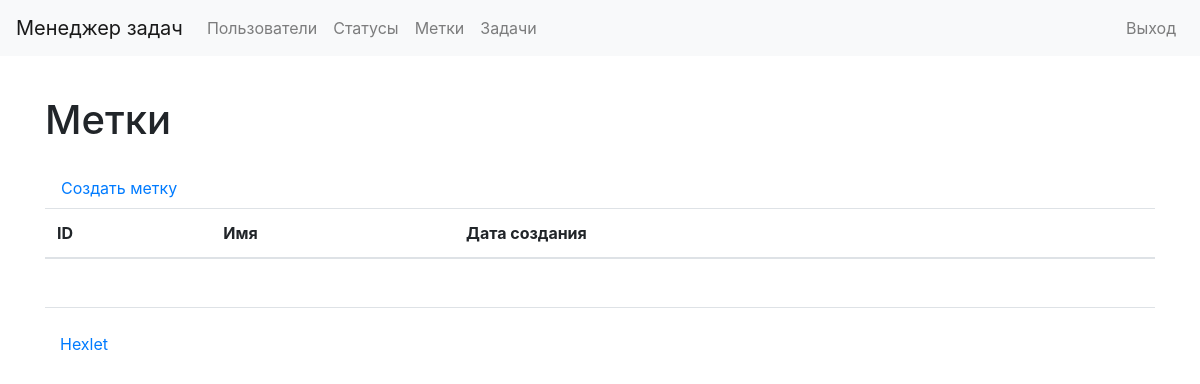
/labels/ (signed in), run on an earlier commit of the app's database.
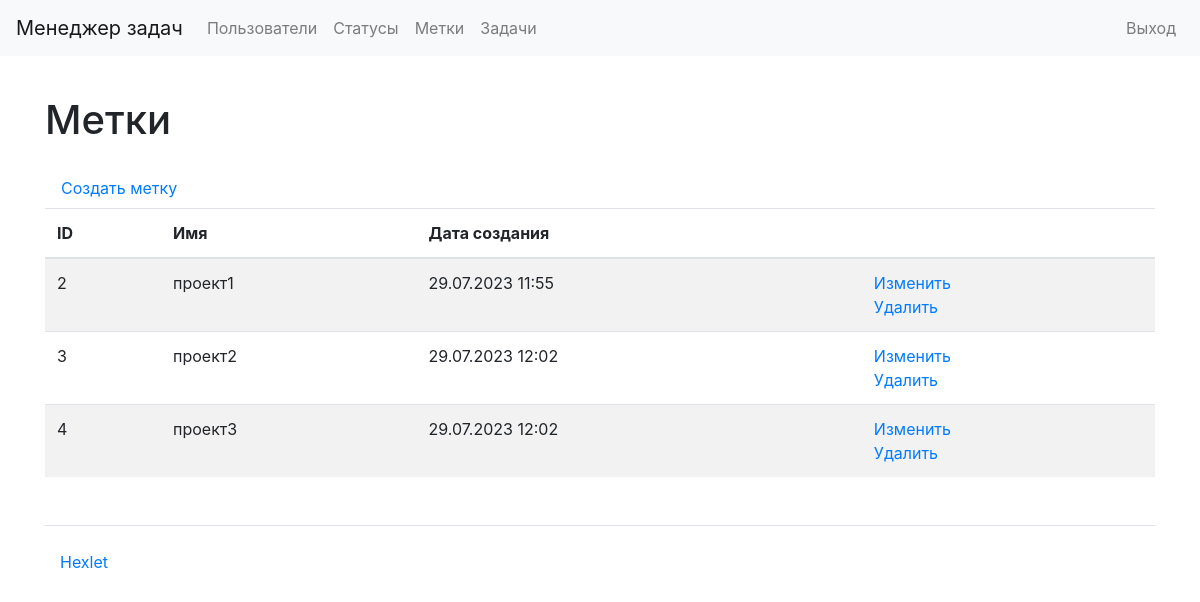
And on a later commit of the database.
### task_manager/labels/models.py (models this page shows, shortened)
class Labels(models.Model):
    name = models.CharField(
        max_length=150,
        unique=True,
        blank=False,
        verbose_name=_('Name'),
    )
    date_created = models.DateTimeField(
        auto_now_add=True,
        verbose_name=_('Creation date')
    )

### task_manager/labels/views.py (the view)
# urls.py: path('', LabelsListView.as_view(), name='labels_list'),
class LabelsListView(AuthRequiredMixin, ListView):
    template_name = 'labels/labels_list.html'
    model = Labels

### task_manager/users/mixins.py (called while the page is built)
    def dispatch(self, request, *args, **kwargs):
        if not request.user.is_authenticated:
            messages.error(request, self.auth_message)
            return redirect(reverse_lazy('login'))
        return super().dispatch(request, *args, **kwargs)

### task_manager/templates/labels/labels_list.html
{% extends "base.html" %}
{% load bootstrap4 %}
{% block content %}
{% load i18n %}
    <h1 class="my-4">{% trans "Labels" %}</h1>
    <a class="nav-link" href="{% url 'label_create' %}">{% trans "Create label" %}</a>
    <table class="table table-striped">
        <thead>
            <tr>
                <th>ID</th>
                <th>{% trans "Name" %}</th>
                <th>{% trans "Creation date" %}</th>
                <th></th>
            </tr>
        </thead>
        <tbody>
            {% for label in labels_list %}
                    <tr>
                        <td>{{ label.id }}</td>
                        <td>{{ label.name }}</td>
                        <td>{{ label.date_created|date:"d.m.Y H:i" }}</td>
                        <td>
                          <a href="{% url 'label_update' label.id %}">{% trans "Update" %}</a>
                          <br>
                          <a href="{% url 'label_delete' label.id %}">{% trans "Delete" %}</a>
                        </td>
                    </tr>
                {% endfor %}
        </tbody>
    </table>
{% endblock content %}

What changed in the data, as far as the page shows it:
added Labels: id "2", name "проект1", date_created "29.07.2023 11:55"
added Labels: id "3", name "проект2", date_created "29.07.2023 12:02"
added Labels: id "4", name "проект3", date_created "29.07.2023 12:02"
